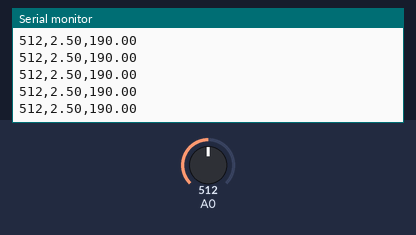
Recording of a sketch running on a simulated Arduino Uno, built with avr-gcc and run on an emulated ATmega328P. Shown: the last lines printed to the serial monitor. The test bench sets the inputs (shaded band); at power-on: A0 = 512.

Above: at 1.2 s.
1.3 s: A0 set to 982
At 2.0 s:
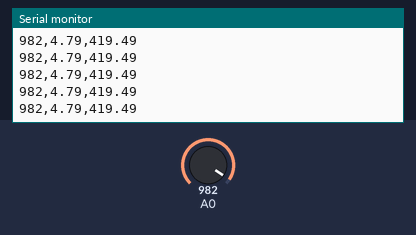
4.3 s: A0 set to 1013
At 5.1 s:
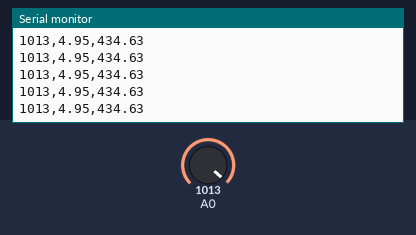
Timing chart, 0 to 7.3 s (numbered marks = the images above; inputs shaded):
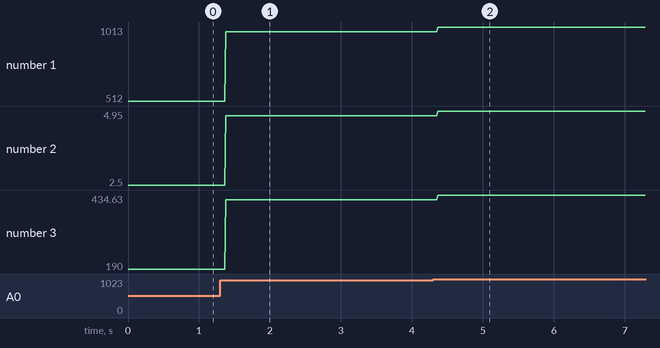

The sketch:

enshu2-5-4.ino
```cpp
void setup() {
  Serial.begin(9600); //転送レート9600に設定
}

void loop() {
  int sensorValue = analogRead(A0);//A0ピンのAD変換結果を取得する.
  float vo = sensorValue*(5.0/1024.0);
  float Temp = (vo*1000.0 - 600.0)/10.0; //電圧を温度に変換
  Serial.print(sensorValue); //センサの値
  Serial.print(","); //,を表示
  Serial.print(vo); //電圧
  Serial.print(","); //,を表示
  Serial.println(Temp); //温度を表示
}
```

Measured:
- after the input at 1.3 s, the serial monitor: prints a new line after 0.08 s (image 1)
- after the input at 4.3 s, the serial monitor: prints a new line after 0.07 s (image 2)
- plotted number 1: 512 → 982 after the input at 1.3 s, 982 → 1013 after the input at 4.3 s
- plotted number 2: 2.5 → 4.79 after the input at 1.3 s, 4.79 → 4.95 after the input at 4.3 s
- plotted number 3: 190 → 419.49 after the input at 1.3 s, 419.49 → 434.63 after the input at 4.3 s
